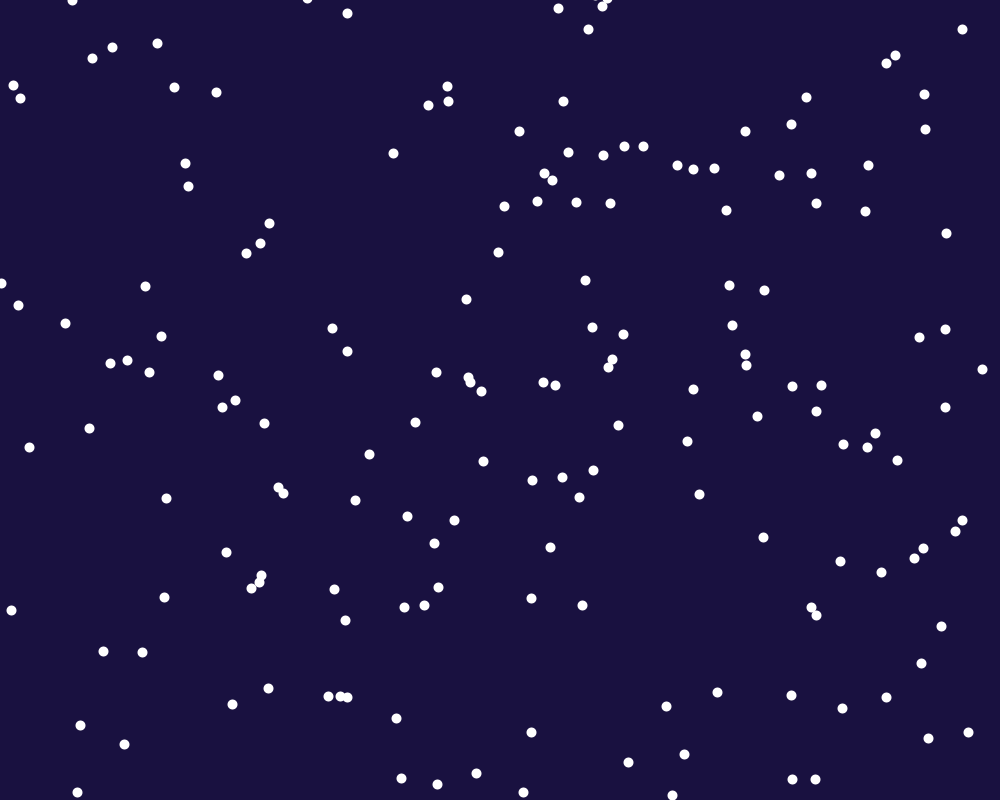
Frame 1 (no input)
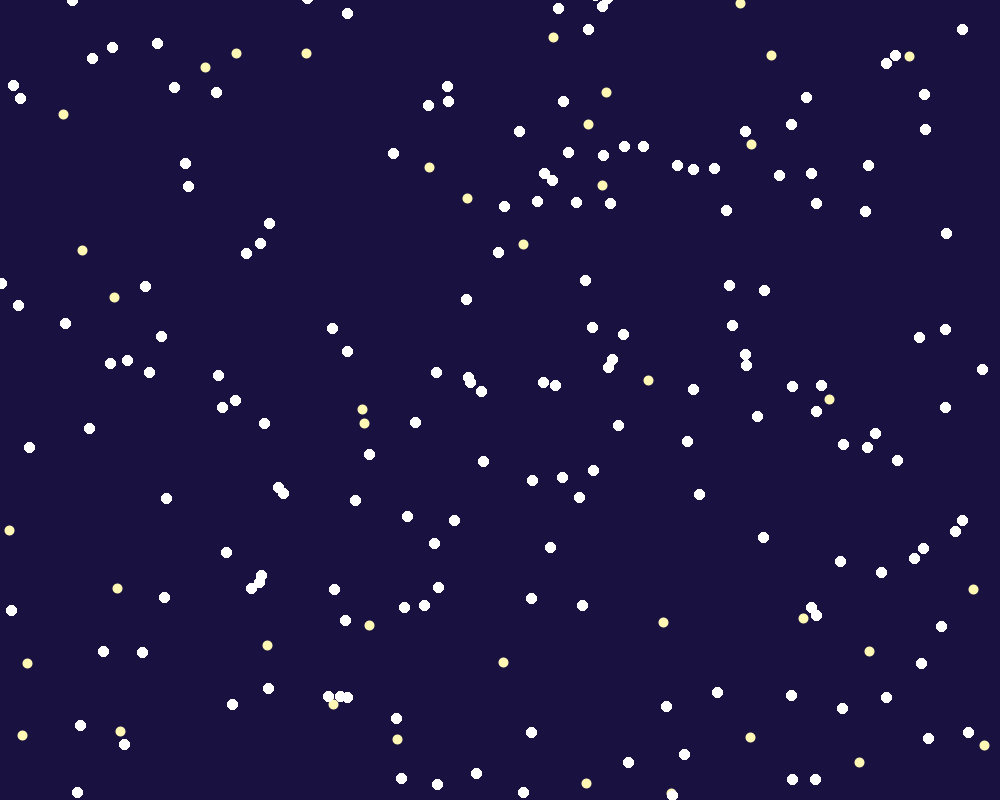
Frame 60 (the mouse pressed at the canvas centre just before this capture)
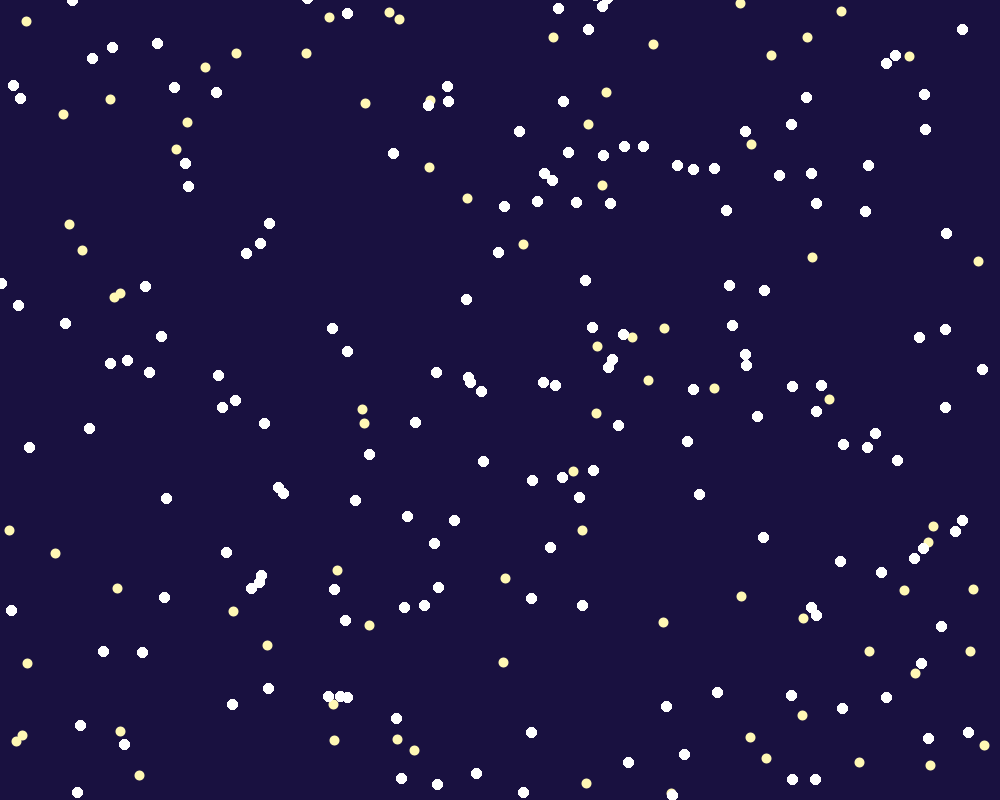
Frame 120 (the mouse held since frame 60 and released just before this capture)

The Processing sketch that drew these frames (run headless with seeded random() and noise(); from frame 60 on, the mouse is pressed at the canvas centre):

// Processing sketch: a2r2_240129a_jaidenbLayered
// ── a2r2_240129a_jaidenbLayered.pde
/*
  Assignment 2, Prompt 2
  The Layered Drawing Piece
  
  The background for this assignment is supposed to portray a space like background
  with many stars.
  
*/

// declare your global variable(s) at the top, outside of any block\
int []starsX = new int[250];
int []starsY  = new int[250];
int starNum = 250;
int stars = 0;

int min = -100;
int max = 1000;
boolean snap;

void setup(){
  // draw the background only once in setup
  size(1000,800);
  background(#191140);
   strokeCap(ROUND);

 for(int i = 0; i < starsX.length; i++){
   starsX[i] = int(random(min,max));
 }

 for(int i = 0; i < starsY.length; i++){
   starsY[i] = int(random(min,max));
  }
}

void draw(){
  stroke(#FFFFFF);
  strokeWeight(10);
  
  for(int i = 0; i < starNum; i++){
    point(starsX[i],starsY[i]);
  }
  
  stroke(#FFF8B4);
  if (stars < 500){
    point (random(min,max),random(min,max));
    stars ++;
  }
 
 if (stars == 500 && !snap){
   print("picture saved dawg");
  save("JaidenbUnit2Recipe2.png");
  snap = true;
 }

}
